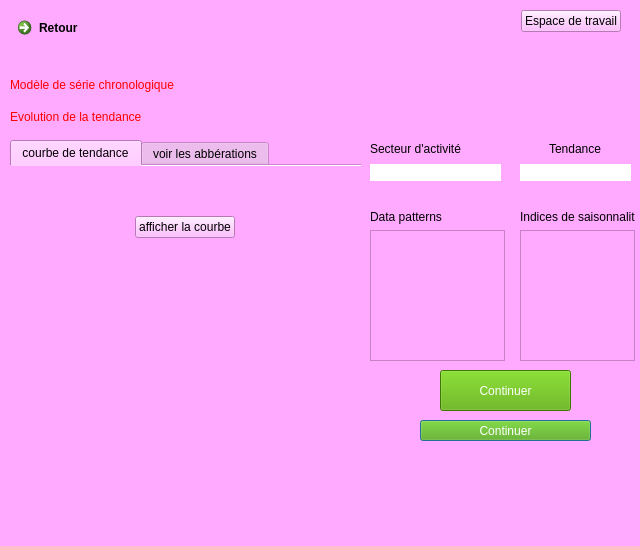
<?xml version="1.0" encoding="UTF-8"?>
<ui version="4.0">
 <class>Dialog</class>
 <widget class="QDialog" name="Dialog">
  <property name="geometry">
   <rect>
    <x>0</x>
    <y>0</y>
    <width>640</width>
    <height>546</height>
   </rect>
  </property>
  <property name="windowTitle">
   <string>Dialog</string>
  </property>
  <property name="styleSheet">
   <string notr="true">background-color: rgb(255, 170, 255);</string>
  </property>
  <widget class="QPushButton" name="pushButton_2">
   <property name="geometry">
    <rect>
     <x>420</x>
     <y>420</y>
     <width>171</width>
     <height>21</height>
    </rect>
   </property>
   <property name="styleSheet">
    <string notr="true">background-color: rgb(85, 170, 0);
color: rgb(255, 255, 255);</string>
   </property>
   <property name="text">
    <string>Continuer</string>
   </property>
   <property name="iconSize">
    <size>
     <width>20</width>
     <height>20</height>
    </size>
   </property>
  </widget>
  <widget class="QPushButton" name="continuer">
   <property name="geometry">
    <rect>
     <x>440</x>
     <y>370</y>
     <width>131</width>
     <height>41</height>
    </rect>
   </property>
   <property name="styleSheet">
    <string notr="true">background-color: rgb(85, 170, 0);
color: rgb(255, 255, 255);</string>
   </property>
   <property name="text">
    <string>Continuer</string>
   </property>
   <property name="iconSize">
    <size>
     <width>20</width>
     <height>20</height>
    </size>
   </property>
  </widget>
  <widget class="QWidget" name="layoutWidget_3">
   <property name="geometry">
    <rect>
     <x>10</x>
     <y>10</y>
     <width>611</width>
     <height>119</height>
    </rect>
   </property>
   <layout class="QVBoxLayout" name="verticalLayout_2">
    <item>
     <layout class="QHBoxLayout" name="horizontalLayout_2">
      <item alignment="Qt::AlignLeft|Qt::AlignTop">
       <widget class="QCommandLinkButton" name="retour">
        <property name="text">
         <string>Retour</string>
        </property>
       </widget>
      </item>
      <item alignment="Qt::AlignRight|Qt::AlignTop">
       <widget class="QPushButton" name="pushButton_5">
        <property name="text">
         <string>Espace de travail</string>
        </property>
       </widget>
      </item>
     </layout>
    </item>
    <item>
     <spacer name="horizontalSpacer">
      <property name="orientation">
       <enum>Qt::Horizontal</enum>
      </property>
      <property name="sizeHint" stdset="0">
       <size>
        <width>40</width>
        <height>20</height>
       </size>
      </property>
     </spacer>
    </item>
    <item>
     <widget class="QLabel" name="label">
      <property name="styleSheet">
       <string notr="true">color: rgb(255, 0, 0);
font: 75 13pt &quot;MS Shell Dlg 2&quot;;</string>
      </property>
      <property name="text">
       <string>Modèle de série chronologique</string>
      </property>
     </widget>
    </item>
    <item>
     <widget class="QLabel" name="label_3">
      <property name="styleSheet">
       <string notr="true">color: rgb(255, 0, 0);
font: 75 13pt &quot;MS Shell Dlg 2&quot;;</string>
      </property>
      <property name="text">
       <string>Evolution de la tendance</string>
      </property>
     </widget>
    </item>
   </layout>
  </widget>
  <widget class="QWidget" name="layoutWidget">
   <property name="geometry">
    <rect>
     <x>520</x>
     <y>210</y>
     <width>115</width>
     <height>151</height>
    </rect>
   </property>
   <layout class="QVBoxLayout" name="verticalLayout_4">
    <item alignment="Qt::AlignHCenter">
     <widget class="QLabel" name="label_5">
      <property name="text">
       <string>Indices de saisonnalité</string>
      </property>
     </widget>
    </item>
    <item>
     <widget class="QTableWidget" name="tableWidget"/>
    </item>
   </layout>
  </widget>
  <widget class="QWidget" name="layoutWidget_4">
   <property name="geometry">
    <rect>
     <x>370</x>
     <y>140</y>
     <width>131</width>
     <height>41</height>
    </rect>
   </property>
   <layout class="QVBoxLayout" name="verticalLayout_5">
    <item>
     <widget class="QLabel" name="label_6">
      <property name="text">
       <string>Secteur d'activité</string>
      </property>
     </widget>
    </item>
    <item>
     <widget class="QLabel" name="label_9">
      <property name="styleSheet">
       <string notr="true">background-color: rgb(255, 255, 255);</string>
      </property>
      <property name="text">
       <string/>
      </property>
     </widget>
    </item>
   </layout>
  </widget>
  <widget class="QWidget" name="layoutWidget">
   <property name="geometry">
    <rect>
     <x>520</x>
     <y>140</y>
     <width>111</width>
     <height>41</height>
    </rect>
   </property>
   <layout class="QVBoxLayout" name="verticalLayout_3">
    <item alignment="Qt::AlignHCenter">
     <widget class="QLabel" name="label_4">
      <property name="text">
       <string>Tendance</string>
      </property>
     </widget>
    </item>
    <item>
     <widget class="QLabel" name="label_7">
      <property name="styleSheet">
       <string notr="true">background-color: rgb(255, 255, 255);</string>
      </property>
      <property name="text">
       <string/>
      </property>
     </widget>
    </item>
   </layout>
  </widget>
  <widget class="QWidget" name="layoutWidget">
   <property name="geometry">
    <rect>
     <x>370</x>
     <y>210</y>
     <width>135</width>
     <height>151</height>
    </rect>
   </property>
   <layout class="QGridLayout" name="gridLayout">
    <item row="0" column="0">
     <widget class="QLabel" name="label_2">
      <property name="text">
       <string>Data patterns</string>
      </property>
     </widget>
    </item>
    <item row="1" column="0">
     <widget class="QTextBrowser" name="textBrowser"/>
    </item>
   </layout>
  </widget>
  <widget class="QTabWidget" name="tabWidget">
   <property name="geometry">
    <rect>
     <x>10</x>
     <y>140</y>
     <width>351</width>
     <height>351</height>
    </rect>
   </property>
   <property name="currentIndex">
    <number>0</number>
   </property>
   <property name="documentMode">
    <bool>true</bool>
   </property>
   <property name="tabsClosable">
    <bool>false</bool>
   </property>
   <property name="movable">
    <bool>true</bool>
   </property>
   <property name="tabBarAutoHide">
    <bool>true</bool>
   </property>
   <widget class="QWidget" name="tab_5">
    <attribute name="title">
     <string>courbe de tendance</string>
    </attribute>
    <widget class="QWidget" name="layoutWidget_2">
     <property name="geometry">
      <rect>
       <x>0</x>
       <y>50</y>
       <width>351</width>
       <height>271</height>
      </rect>
     </property>
     <layout class="QVBoxLayout" name="myverticalLayout">
      <property name="spacing">
       <number>0</number>
      </property>
      <property name="rightMargin">
       <number>0</number>
      </property>
      <item alignment="Qt::AlignHCenter">
       <widget class="QPushButton" name="pushButton_generate_random_signal">
        <property name="text">
         <string>afficher la courbe</string>
        </property>
       </widget>
      </item>
      <item>
       <widget class="MplWidget" name="MplWidget" native="true"/>
      </item>
     </layout>
    </widget>
   </widget>
   <widget class="QWidget" name="tab_6">
    <attribute name="title">
     <string>voir les abbérations</string>
    </attribute>
   </widget>
  </widget>
 </widget>
 <customwidgets>
  <customwidget>
   <class>MplWidget</class>
   <extends>QWidget</extends>
   <header location="global">mplwidget.h</header>
   <container>1</container>
  </customwidget>
 </customwidgets>
 <resources/>
 <connections/>
</ui>
